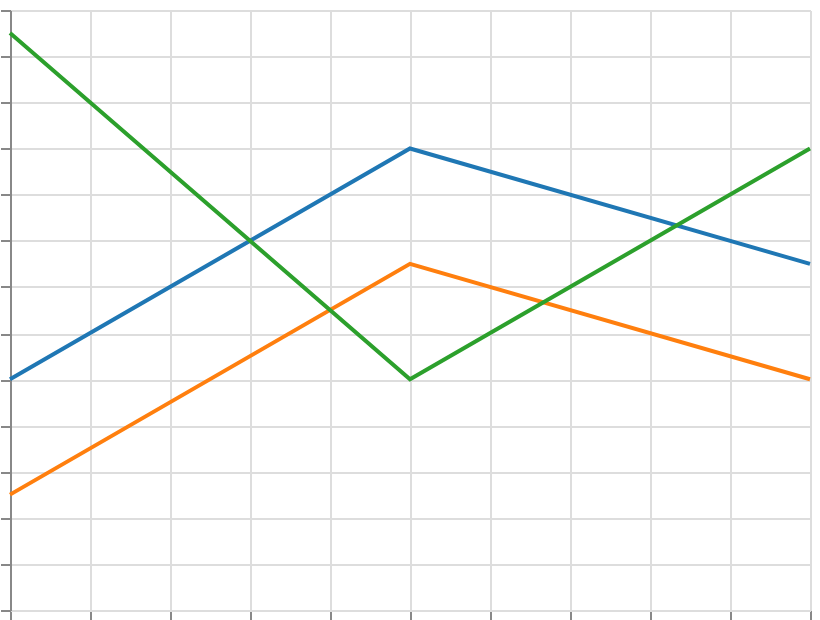

Vega-Lite specification stored for this chart:
### Vega specification from a JSON file in a GitHub repository (floating-point values rounded to 4 significant figures)
{"$schema": "https://vega.github.io/schema/vega/v6.json", "width": 400, "height": 300, "padding": 5, "autosize": "none", "data": [{"name": "table", "values": [{"x": 0, "y": 10, "series": "A"}, {"x": 1, "y": 20, "series": "A"}, {"x": 2, "y": 15, "series": "A"}, {"x": 0, "y": 5, "series": "B"}, {"x": 1, "y": 15, "series": "B"}, {"x": 2, "y": 10, "series": "B"}, {"x": 0, "y": 25, "series": "C"}, {"x": 1, "y": 10, "series": "C"}, {"x": 2, "y": 20, "series": "C"}]}], "scales": [{"name": "x", "type": "linear", "domain": {"data": "table", "field": "x"}, "range": "width", "nice": true}, {"name": "y", "type": "linear", "domain": {"data": "table", "field": "y"}, "range": [{"signal": "height"}, 0], "nice": true}, {"name": "color", "type": "ordinal", "domain": {"data": "table", "field": "series", "sort": true}, "range": {"scheme": "category10"}}], "marks": [{"type": "group", "from": {"facet": {"name": "sf", "data": "table", "groupby": ["series"]}}, "marks": [{"type": "line", "from": {"data": "sf"}, "encode": {"update": {"x": {"scale": "x", "field": "x"}, "y": {"scale": "y", "field": "y"}, "stroke": {"scale": "color", "field": "series"}, "strokeWidth": {"value": 2}}}}]}], "axes": [{"scale": "x", "orient": "bottom", "grid": true, "labels": false}, {"scale": "y", "orient": "left", "grid": true, "labels": false}]}
